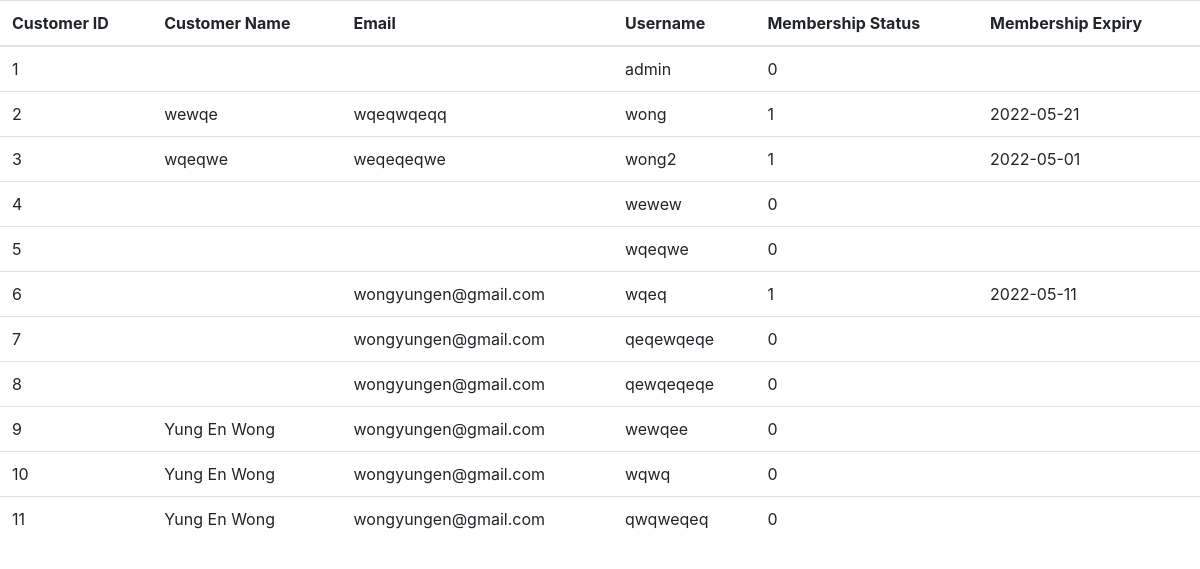
Page /adminCustomerRecord.php on the committed database.
### tables this page shows
CREATE TABLE `userdatabase` (
  `id` int(200) NOT NULL,
  `name` varchar(200) NOT NULL,
  `email` text NOT NULL,
  `phone` int(20) NOT NULL,
  `username` varchar(200) NOT NULL,
  `password` varchar(200) NOT NULL,
  `admin` tinyint(1) NOT NULL,
  `membership_status` tinyint(1) NOT NULL,
  `membership_expiry` date DEFAULT NULL
);

### adminCustomerRecord.php (the view, shortened to what this page needs)
<link rel="stylesheet" href="https://stackpath.bootstrapcdn.com/bootstrap/4.3.1/css/bootstrap.min.css">
<table class="table" style="overflow-y: scroll">
  <thead>
    <tr>
<th>Customer ID</th>
<th>Customer Name</th>
<th>Email</th>
<th>Username</th>
<th>Membership Status</th>
<th>Membership Expiry</th>
</tr></thead><tbody>
<?php
include ("db_connect.php");
$result=mysqli_query($conn,"SELECT * FROM userdatabase ORDER BY id ASC");
while ($orderArrays=mysqli_fetch_array($result)){
    $datas[] = $orderArrays;
}
foreach ($datas as $data){
    $custID = $data['id'];
    $custName = $data['name'];
    $custEmail = $data['email'];
    $username = $data['username'];
    $membershipStatus = $data['membership_status'];
    $membershipExpiry = $data['membership_expiry'];
    echo "<td>";
    echo $custID;
    echo "</td>";
    echo "<td>";
    echo $custName;
    echo "</td>";
    echo "<td>";
    echo $custEmail;
    echo "</td>";
    echo "<td>";
    echo $username;
    echo "</td>";
    echo "<td>";
    echo $membershipStatus;
    echo "</td>";
    echo "<td>";
    echo $membershipExpiry;
    echo "</td>";
}
?>
</tbody>
</table>

### rows in the picture
userdatabase: id "1", username "admin", membership_status "0"
userdatabase: id "2", name "wewqe", email "wqeqwqeqq", username "wong", membership_status "1", membership_expiry "2022-05-21"
userdatabase: id "3", name "wqeqwe", email "weqeqeqwe", username "wong2", membership_status "1", membership_expiry "2022-05-01"
userdatabase: id "4", username "wewew", membership_status "0"
userdatabase: id "5", username "wqeqwe", membership_status "0"
userdatabase: id "6", email "wongyungen@gmail.com", username "wqeq", membership_status "1", membership_expiry "2022-05-11"
userdatabase: id "7", email "wongyungen@gmail.com", username "qeqewqeqe", membership_status "0"
userdatabase: id "8", email "wongyungen@gmail.com", username "qewqeqeqe", membership_status "0"
userdatabase: id "9", name "Yung En Wong", email "wongyungen@gmail.com", username "wewqee", membership_status "0"
userdatabase: id "10", name "Yung En Wong", email "wongyungen@gmail.com", username "wqwq", membership_status "0"
userdatabase: id "11", name "Yung En Wong", email "wongyungen@gmail.com", username "qwqweqeq", membership_status "0"
